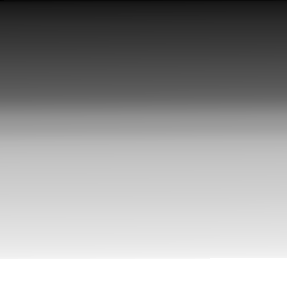
#> input picture imgs/img1_tp.png, 287 x 288 px
$ jupyter execute segmentation.ipynb
#> lines starting #> are read from the running program, lines starting #| are printed output that depends on the picture
[cell 1]
import cv2
import matplotlib.pyplot as plt
import numpy as np

## Histogramas
1. Leer las imágenes en escala de grises con OpenCV y visualizarlas.
2. Elegir el número de bins que se crea conveniente y grafique su histograma, compare los histogramas entre sí.

[cell 2]
IMAGE_ROOT_PATH = "imgs/"
IMAGES_FILENAMES = ["img1_tp.png", "img2_tp.png"]

[cell 3]
fig, axs = plt.subplots(nrows=2, ncols=len(IMAGES_FILENAMES))
for ax_img, ax_hist, img_file in zip(axs[:][0], axs[:][1], IMAGES_FILENAMES):
    img = cv2.imread(IMAGE_ROOT_PATH + img_file, cv2.IMREAD_GRAYSCALE)
#> img is the input picture: shape (288, 287); min 2, max 255, mean 154.8
    ax_img.imshow(img, cmap="gray")
    ax_img.set_title(img_file)
    ax_hist.hist(img.ravel(), 256, [0, 256])
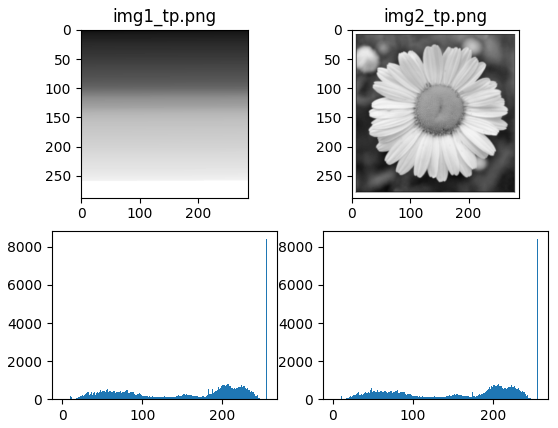
#> figure drawn by matplotlib, 4 panels; panel 3: tallest bar 8400 high, from x = 255 to 256; panel 4: tallest bar 8400 high, from x = 255 to 256

[cell 4]
COLORS = ("r", "g", "b")
LABELS = ("Red channel", "Green channel", "Blue channel")
fig = plt.figure(layout='constrained', figsize=(15, 7))
subfigs = fig.subfigures(nrows=2, ncols=1, wspace=0.07)
axs_top = subfigs[0].subplots(nrows=1, ncols=4)
subfigs[1].suptitle("Color channels histogram")
axs_bot = subfigs[1].subplots(nrows=1, ncols=1)
img = cv2.cvtColor(cv2.imread(IMAGE_ROOT_PATH + "segmentacion.png"), cv2.COLOR_BGR2RGB)
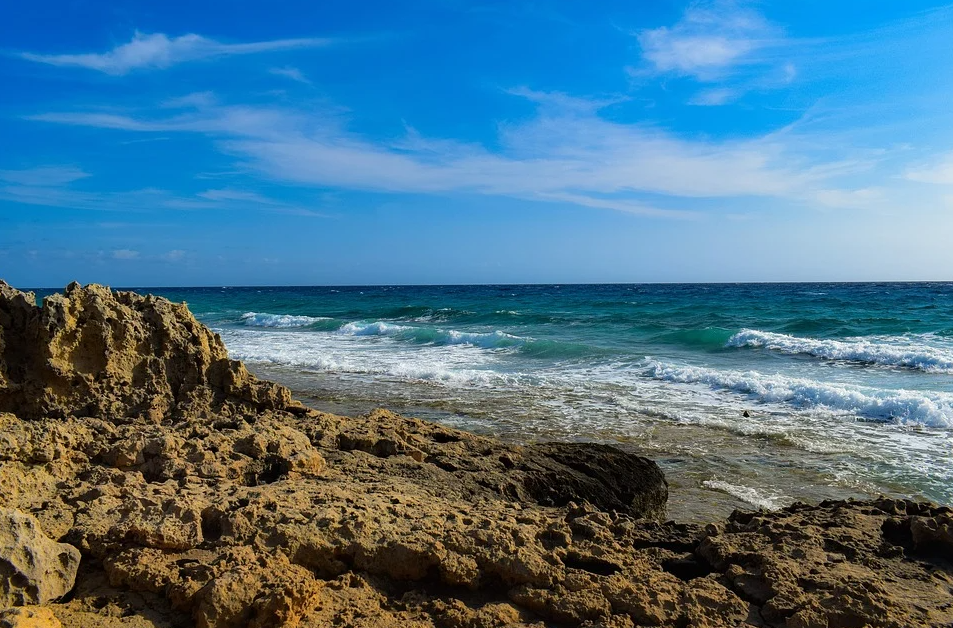
#> input picture imgs/segmentacion.png, 953 x 628 px
#> img: shape (628, 953, 3)
for (i, color), img_chn, label in zip(enumerate(COLORS), cv2.split(img), LABELS):
    histr = cv2.calcHist([img], [i], None, [256], [0, 256])
    axs_bot.plot(histr, color=color)
    axs_bot.set_xlim([0, 256])
    axs_top[i].imshow(img_chn, cmap="grey")
    axs_top[i].set_title(label)
#> this loop made 3 passes
#> (color, label) on passes 1 to 3: ('r', 'Red channel'), ('g', 'Green channel'), ('b', 'Blue channel')
axs_top[3].imshow(img)
axs_top[3].set_title("Original image")
axs_bot.grid()
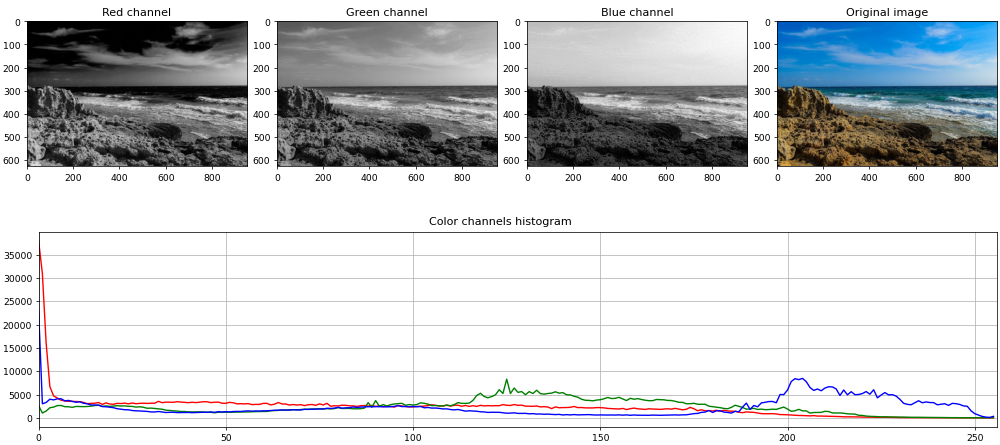
#> figure drawn by matplotlib, 5 panels; panel 5: curve peaks at x = 0, y = 37866; panel 5: curve peaks at x = 125, y = 8300; panel 5: curve peaks at x = 0, y = 22983
